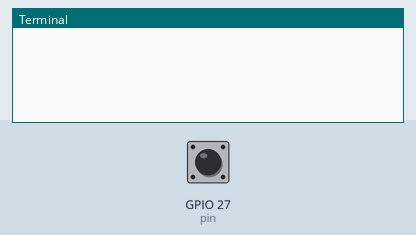
The program below on a simulated Raspberry Pi (BCM pin numbers). Shown: the last lines printed to the terminal. Inputs (shaded band) come from the test bench; at power-on: GPIO 27 (pin) HIGH. The clock reads 2024-03-15 10:24:30 at power-on unless the program sets it.

Above: at 1.2 s.
1.3 s: GPIO 27 (pin) pulled LOW for 0.15 s
At 2.0 s:
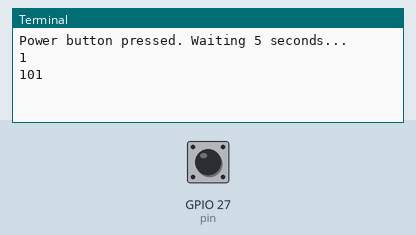
2.9 s: GPIO 27 (pin) pulled LOW for 1 s
At 5.0 s:
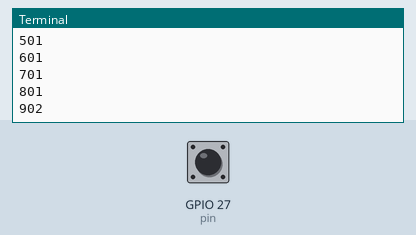
5.4 s: GPIO 27 (pin) pulled LOW for 3.2 s
At 10.0 s:
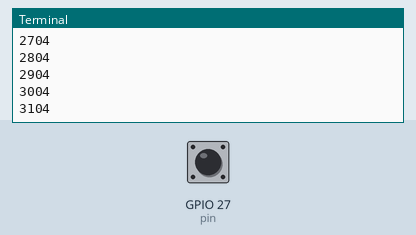
Timing chart, 0 to 11.5 s (numbered marks = the images above; inputs shaded):
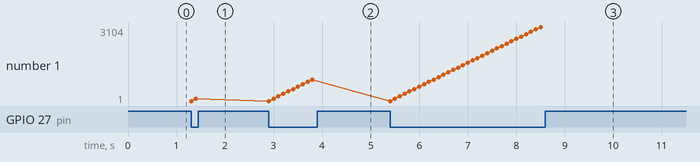

Measured:
- after the input at 1.3 s, the terminal: prints a new line at once (image 1)
- after the input at 2.9 s, the terminal: prints a new line after 0.20 s (image 2)
- after the input at 5.4 s, the terminal: prints a new line after 1.0 s (image 3)
- plotted number 1: 101 → 902 after the input at 2.9 s, 902 → 3104 after the input at 5.4 s

The program:

button-shutdown.py
```python
#!/usr/bin/python -d
# -*- coding: utf-8 -*-

import os
import RPi.GPIO as GPIO
import time

pin = 27
wait_secs = 5

GPIO.setwarnings(False)
GPIO.setmode(GPIO.BCM)
GPIO.setup(pin, GPIO.IN, pull_up_down=GPIO.PUD_UP)

try:
	while True:
		GPIO.wait_for_edge(pin, GPIO.FALLING)
		ms = int(round(time.time() * 1000))
		print("Power button pressed. Waiting " + str(wait_secs) + " seconds...")
		while GPIO.input(pin) == GPIO.LOW:
			ms2 = int(round(time.time() * 1000))
			print(str(ms2 - ms))
			if ms2 - ms > 1000 * wait_secs:
				print("Power button held for " + str(wait_secs) + " seconds. Shutting down now!")
				os.system("sudo shutdown now")
			time.sleep(0.1)
except:
	pass
finally:
	GPIO.cleanup()
```
